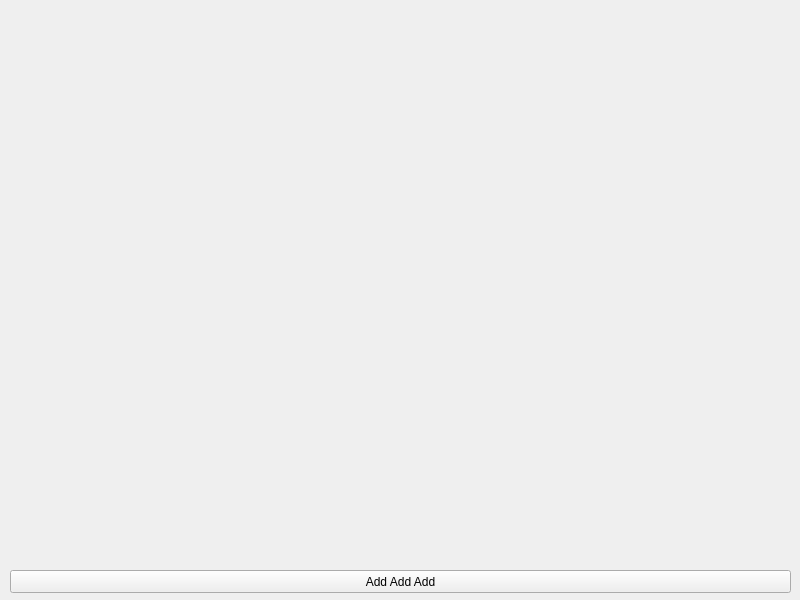
<?xml version="1.0" encoding="UTF-8"?>
<ui version="4.0">
 <class>MainWindow</class>
 <widget class="QMainWindow" name="MainWindow">
  <property name="geometry">
   <rect>
    <x>0</x>
    <y>0</y>
    <width>800</width>
    <height>600</height>
   </rect>
  </property>
  <property name="windowTitle">
   <string>MainWindow</string>
  </property>
  <widget class="QWidget" name="centralwidget">
   <widget class="QPushButton" name="btn">
    <property name="geometry">
     <rect>
      <x>10</x>
      <y>570</y>
      <width>781</width>
      <height>23</height>
     </rect>
    </property>
    <property name="text">
     <string>Add Add Add</string>
    </property>
   </widget>
  </widget>
 </widget>
 <resources/>
 <connections/>
</ui>
